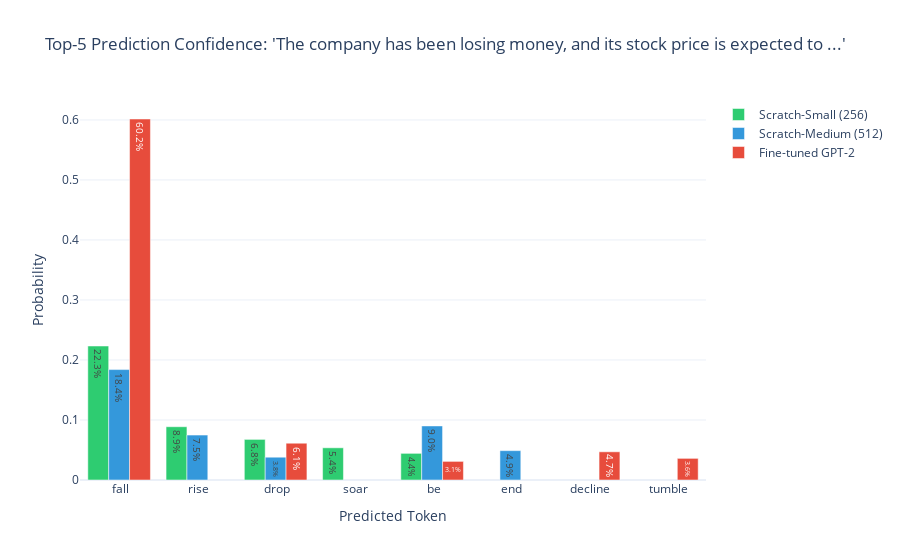

Notebook cell for this chart:
### Markdown cell above
## 6. Confidence Analysis: Top-K Predictions
We visualize the model's confidence distribution for the prompt: 
> *"The company has been losing money, and its stock price is expected to..."*

### Code cell
tokenizer = GPT2Tokenizer.from_pretrained("gpt2")
prompt = "The company has been losing money, and its stock price is expected to"
input_ids = tokenizer.encode(prompt, return_tensors="pt").to(device)

models = {}

from model_scratch import ScratchTransformer
for name, fname, d_m, nl, nh in configs:
    path = os.path.join(models_dir, fname)
    if os.path.exists(path):
        m = ScratchTransformer(tokenizer.vocab_size, d_model=d_m, num_layers=nl, num_heads=nh)
        m.load_state_dict(torch.load(path, map_location=device))
        m.to(device).eval()
        models[name] = m

if os.path.exists(ft_path):
    models["Fine-tuned GPT-2"] = load_finetune_model(ft_path, device)

top_k_data = []
for name, model in models.items():
    with torch.no_grad():
        if "Scratch" in name:
            logits, _ = model(input_ids)
        else:
            logits = model(input_ids).logits
        
        probs = F.softmax(logits[0, -1, :], dim=-1)
        vals, idxs = torch.topk(probs, 5)
        
        words = [tokenizer.decode([i]) for i in idxs]
        top_k_data.append((name, words, vals.cpu().numpy()))

fig = go.Figure()
for name, words, probs in top_k_data:
    fig.add_trace(go.Bar(
        x=words, y=probs, name=name,
        marker_color=colors.get(name),
        text=[f"{p:.1%}" for p in probs], textposition='auto'
    ))

fig.update_layout(
    title=f"Top-5 Prediction Confidence: '{prompt} ...'",
    xaxis_title="Predicted Token", yaxis_title="Probability",
    template="plotly_white",
)
fig.show()
fig.write_image(os.path.join(plots_dir, "top_k_confidence.svg"), width=1400)

### Figure 1 — Plotly figure (JSON) as saved in the notebook; plotly's stock layout.template omitted (floating-point values rounded to 4 significant figures)
{"data": [{"marker": {"color": "#2ECC71"}, "name": "Scratch-Small (256)", "text": ["22.3%", "8.9%", "6.8%", "5.4%", "4.4%"], "textposition": "auto", "type": "bar", "x": [" fall", " rise", " drop", " soar", " be"], "y": [0.2233, 0.08879, 0.06767, 0.05365, 0.04441]}, {"marker": {"color": "#3498DB"}, "name": "Scratch-Medium (512)", "text": ["18.4%", "9.0%", "7.5%", "4.9%", "3.8%"], "textposition": "auto", "type": "bar", "x": [" fall", " be", " rise", " end", " drop"], "y": [0.184, 0.0901, 0.07482, 0.04891, 0.03798]}, {"marker": {"color": "#E74C3C"}, "name": "Fine-tuned GPT-2", "text": ["60.2%", "6.1%", "4.7%", "3.6%", "3.1%"], "textposition": "auto", "type": "bar", "x": [" fall", " drop", " decline", " tumble", " be"], "y": [0.6016, 0.06129, 0.047, 0.03607, 0.03103]}], "layout": {"title": {"text": "Top-5 Prediction Confidence: 'The company has been losing money, and its stock price is expected to ...'"}, "xaxis": {"title": {"text": "Predicted Token"}}, "yaxis": {"title": {"text": "Probability"}}}}
